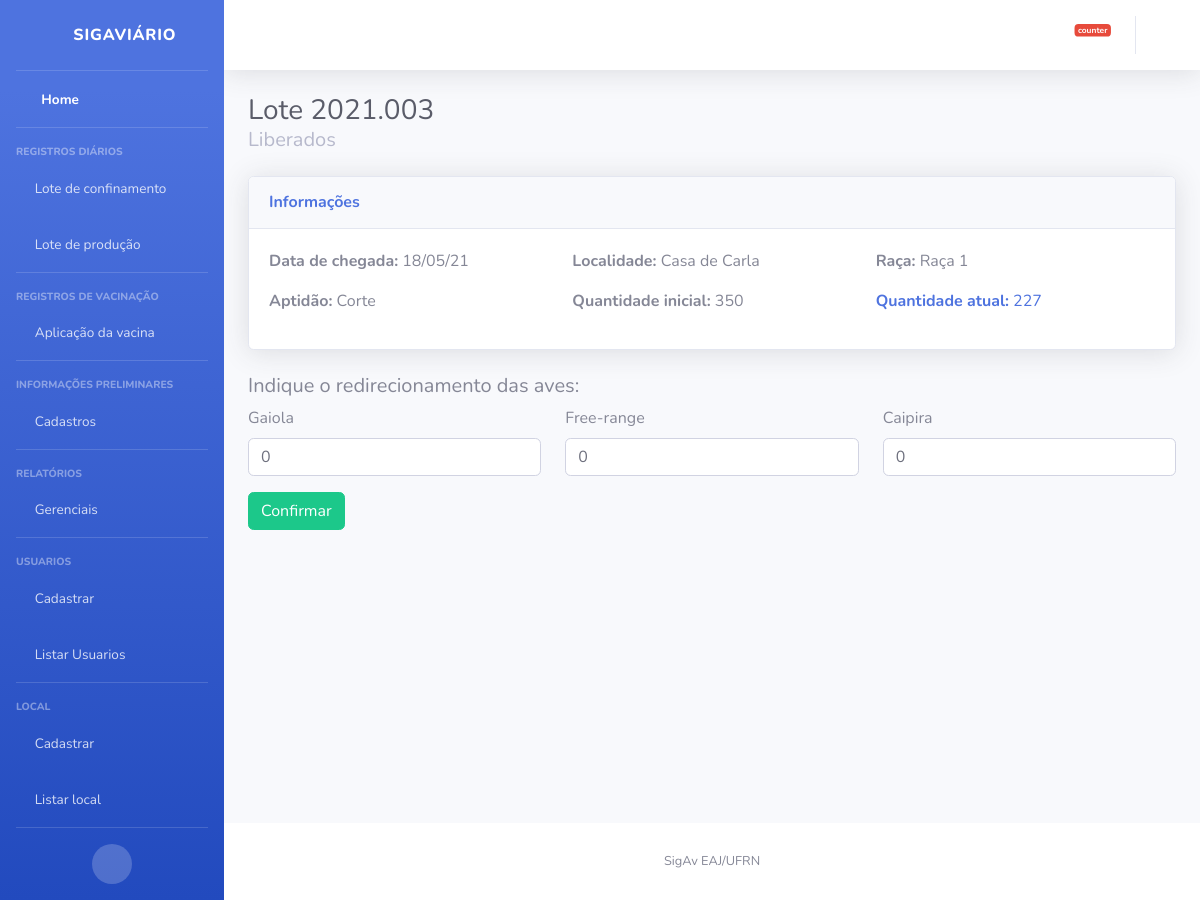
Before: /producao/cadastrar/ with the older database file.
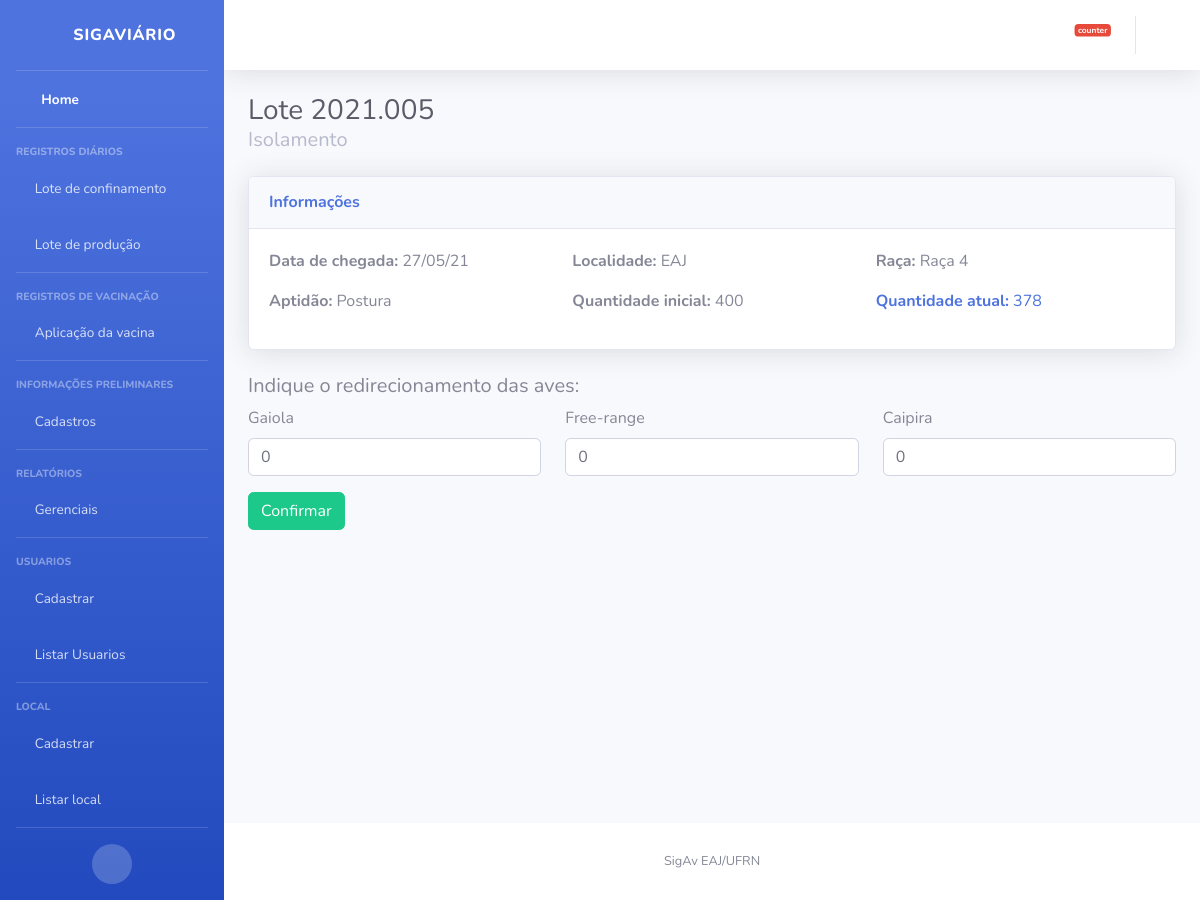
After: the same page with the newer database file.
### lote/models.py (models this page shows)
class Lote(models.Model):
    codigo = models.CharField(max_length=50, unique=True)
    aptidao = models.CharField(max_length=1, choices=APTIDAO, default='B')
    data_chegada = models.DateField(default=date.today)
    localidade = models.CharField(max_length=200)
    quantidade_aves_chegada = models.PositiveIntegerField()
    quantidade_aves_final = models.PositiveIntegerField(null=True, blank=True)
    raca = models.CharField(max_length=1, choices=RACA)
    status = models.CharField(max_length=1, choices=STATUS, default='A')
    def __str__(self):
        return self.codigo
    class Meta:
        ordering = ('status','data_chegada',)

### producao/views.py (the view)
# urls.py: path('cadastrar/', views.cadastrar, name='cadastrar'),
def cadastrar(request):
    lote_atual = buscar_lote_atual()
    if (request.method == "POST"):
        form = ProducaoForm(request.POST)
        if form.is_valid():
            gaiola = form.cleaned_data['gaiola']
            free_range = form.cleaned_data['free_range']
            caipira = form.cleaned_data['caipira']
            if gaiola > 0:
                fase_postura_gaiola = Fase_postura(
                    lote=lote_atual,
                    tipo_sistema = 'B',
                    data_chegada = date.today(),
                    quantidade_aves_chegada = gaiola,
                    quantidade_aves_final = gaiola
                )
                fase_postura_gaiola.save()
            if free_range > 0:
                fase_postura_free_range = Fase_postura(
                    lote=lote_atual,
                    tipo_sistema = 'A',
                    data_chegada = date.today(),
                    quantidade_aves_chegada = free_range,
                    quantidade_aves_final = free_range
                )
                fase_postura_free_range.save()
            if caipira > 0:
                fase_postura_caipira = Fase_postura(
                    lote=lote_atual,
                    tipo_sistema = 'C',
                    data_chegada = date.today(),
                    quantidade_aves_chegada = caipira,
                    quantidade_aves_final = caipira
                )
                fase_postura_caipira.save()
            lote_atual.status = "C"
            lote_atual.save()
            return redirect("producao:listar")
    else:
        form = ProducaoForm()
    informacoes = {
        'lote': lote_atual,
        'form': form
    }
    return render(request, "producao/cadastrar.html", informacoes)

### producao/forms.py (shortened to what this page needs)
class ProducaoForm(forms.Form):
    gaiola = forms.IntegerField(label='Gaiola', initial=0)
    free_range = forms.IntegerField(label='Free-range', initial=0)
    caipira = forms.IntegerField(label='Caipira', initial=0)

### producao/views.py (called while the page is built)
def buscar_lote_atual():
    if (len(Lote.objects.filter(Q(status="A") | Q(status="B"))) > 0):
        return Lote.objects.filter(Q(status="A") | Q(status="B"))[0]
    else:
        return None

### templates/producao/cadastrar.html (shortened to what this page needs)
{% extends "base.html" %}
{% load bootstrap4 %}
{% block titulo %}
  Lote {{lote}}
  <p class="m-0 h5 font-weight-regular text-gray-500">{{lote.get_status_display}}</p>
{% endblock %}
{% block conteudo %}
<div class="row">
    <div class="col">
      <div class="card shadow mb-4">
          <div class="card-header py-3">
              <h6 class="m-0 font-weight-bold text-primary">Informações</h6>
          </div>
          <div class="card-body">
            <div class="row">
              <div class="col-lg-4">
                <p><strong>Data de chegada:</strong> {{lote.data_chegada|date:"d/m/y"}}</p>
                <p><strong>Aptidão:</strong> {{lote.get_aptidao_display}}</p>
              </div>
              <div class="col-lg-4">
                <p><strong>Localidade:</strong> {{lote.localidade}}</p>
                <p><strong>Quantidade inicial:</strong> {{lote.quantidade_aves_chegada}}</p>
              </div>
              <div class="col-lg-4">
                <p><strong>Raça:</strong> {{lote.get_raca_display}}</p>
                <p style="color: #4e73df"><strong>Quantidade atual:</strong> {{lote.quantidade_aves_final}}</p>
              </div>
            </div>
          </div>
      </div>
    </div>
  </div>
  <h5>Indique o redirecionamento das aves:</h5>
  <form method="POST">
      <div class="row">
        <div class="col-lg-4">
          {% bootstrap_field form.gaiola %}
        </div>
        <div class="col-lg-4">
          {% bootstrap_field form.free_range %}
        </div>
        <div class="col-lg-4">
          {% bootstrap_field form.caipira %}
        </div>
      </div>
      <input type="submit" class="btn btn-success" value="Confirmar">
  </form>
{% endblock %}

### templates/base.html (shortened to what this page needs)
<!DOCTYPE html>
<html lang="en">
{% load static %}
<head>
  <link href="{% static 'vendor/fontawesome-free/css/all.min.css' %}" rel="stylesheet" type="text/css">
  <link rel="stylesheet" type="text/css" href="{% static 'css/sb-admin-2.css' %}" />
</head>
<body id="page-top">
  <div id="wrapper">
    <ul class="navbar-nav bg-gradient-primary sidebar sidebar-dark accordion" id="accordionSidebar">
      <a class="sidebar-brand d-flex align-items-center justify-content-center" href="index.html">
        <div class="sidebar-brand-icon rotate-n-15">
          <i class="fas fa-egg"></i>
        </div>
        <div class="sidebar-brand-text mx-3">SigAviário</div>
      </a>
      <hr class="sidebar-divider my-0">
      <li class="nav-item active">
        <a class="nav-link" href="{% url 'lote:listar' %}">
          <i class="fas fa-fw fa-tachometer-alt"></i>
          <span>Home</span></a>
      </li>
      <hr class="sidebar-divider">
      <div class="sidebar-heading">
        Registros diários
      </div>
      <li class="nav-item">
        <a class="nav-link collapsed" href="{% url 'lote:detalhes'%}">
          <i class="fas fa-border-all"></i>
          <span>Lote de confinamento</span>
        </a>
      </li>
      <li class="nav-item">
        <a class="nav-link collapsed" href="">
          <i class="fas fa-egg"></i>
          <span>Lote de produção</span>
        </a>
      </li>
      <hr class="sidebar-divider">
      <div class="sidebar-heading">
        Registros de vacinação
      </div>
      <li class="nav-item">
        <a class="nav-link collapsed" href="">
          <i class="fas fa-syringe"></i>
          <span>Aplicação da vacina</span>
        </a>
      </li>
      <hr class="sidebar-divider">
        <div class="sidebar-heading">
        Informações preliminares
        </div>
      <li class="nav-item">
        <a class="nav-link collapsed" href="#" data-toggle="collapse" data-target="#collapseTwo" aria-expanded="true" aria-controls="collapseTwo">
          <i class="fas fa-plus"></i>
          <span>Cadastros</span>
        </a>
      </li>
            <hr class="sidebar-divider">
           <div class="sidebar-heading">
              Relatórios
            </div>
     <li class="nav-item">
        <a class="nav-link collapsed" href="#" data-toggle="collapse" data-target="#collapseExame" aria-expanded="true" aria-controls="collapseUtilities">
          <i class="fas fa-list-alt"></i>
          <span>Gerenciais</span>
        </a>
      </li>
       <hr class="sidebar-divider">
       <div class="sidebar-heading">
        Usuarios
      </div>
      <li class="nav-item">
        <a class="nav-link collapsed" href="">
          <i class="fas fa-plus"></i>
          <span>Cadastrar</span>
        </a>
      </li>
      <li class="nav-item">
        <a class="nav-link collapsed" href="#" data-toggle="collapse" data-target="#collapseUser" aria-expanded="true" aria-controls="collapseUtilities">
          <i class="fas fa-users"></i>
          <span>Listar Usuarios</span>
        </a>
      </li>
       <hr class="sidebar-divider">
      <div class="sidebar-heading">
        Local
      </div>
      <li class="nav-item">
        <a class="nav-link collapsed" href="">
          <i class="fas fa-plus"></i>
          <span>Cadastrar</span>
        </a>
      </li>
      <li class="nav-item">
        <a class="nav-link collapsed" href="">
          <i class="fa fa-clipboard-list"></i>
          <span>Listar local</span>
        </a>
      </li>
      <hr class="sidebar-divider d-none d-md-block">
      <div class="text-center d-none d-md-inline">
        <button class="rounded-circle border-0" id="sidebarToggle"></button>
      </div>
    </ul>
    <div id="content-wrapper" class="d-flex flex-column">
      <div id="content">
        <nav class="navbar navbar-expand navbar-light bg-white topbar mb-4 static-top shadow">
          <ul class="navbar-nav ml-auto">
            <li class="nav-item dropdown no-arrow mx-1">
              <a class="nav-link dropdown-toggle" href="#" id="alertsDropdown" role="button" data-toggle="dropdown" aria-haspopup="true" aria-expanded="false">
                <span class="badge badge-danger badge-counter">counter</span>
              </a>
            </li>
            <li class="nav-item dropdown no-arrow">
              <a class="nav-link dropdown-toggle" href="#" id="userDropdown" role="button" data-toggle="dropdown" aria-haspopup="true" aria-expanded="false">
              </a>
            </li>
          </ul>
        </nav>
        <div class="container-fluid">
          <div class="d-sm-flex align-items-center justify-content-between mb-4">
            <h1 class="h3 mb-0 text-gray-800">
              {% block titulo %}
              {% endblock %}
            </h1>
          </div>
          {% block conteudo %}{% endblock %}
        </div>
      </div>
      <footer class="sticky-footer bg-white">
        <div class="container my-auto">
          <div class="copyright text-center my-auto">
            <span> SigAv EAJ/UFRN</span>
          </div>
        </div>
      </footer>
    </div>
  </div>
</body>
</html>

Changed rows visible on the page:
no longer on this page (row edited): Lote: codigo "2021.003", status "Liberados", data_chegada "18/05/21", aptidao "Corte", localidade "Casa de Carla", quantidade_aves_chegada "350", raca "Raça 1", quantidade_aves_final "227"
added Lote: codigo "2021.005", status "Isolamento", data_chegada "27/05/21", aptidao "Postura", localidade "EAJ", quantidade_aves_chegada "400", raca "Raça 4", quantidade_aves_final "378"
